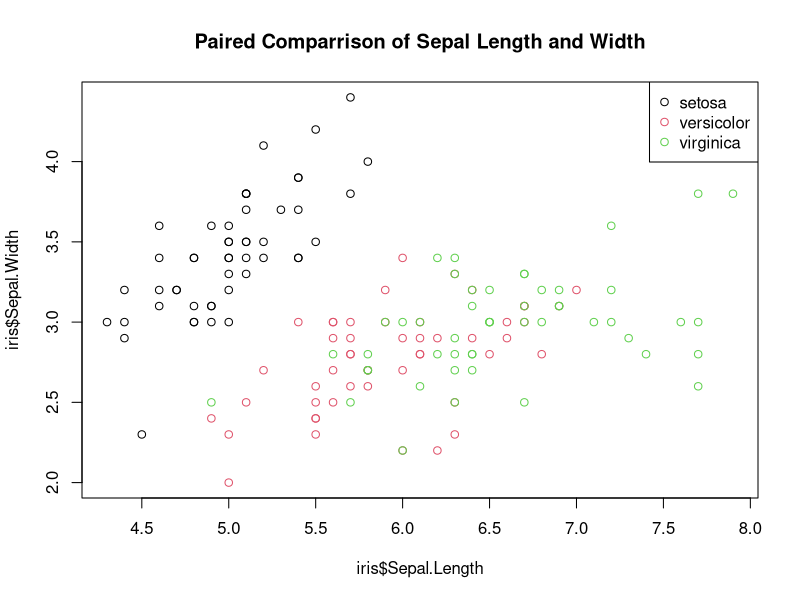
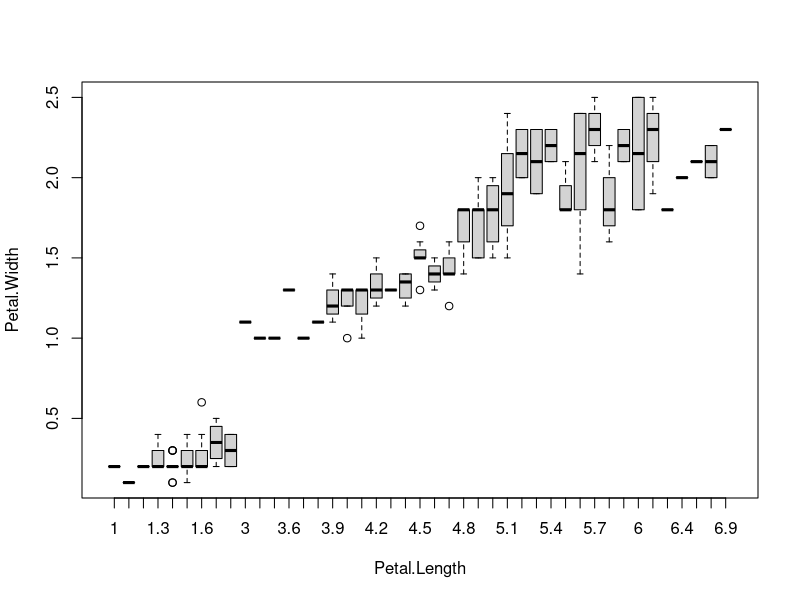
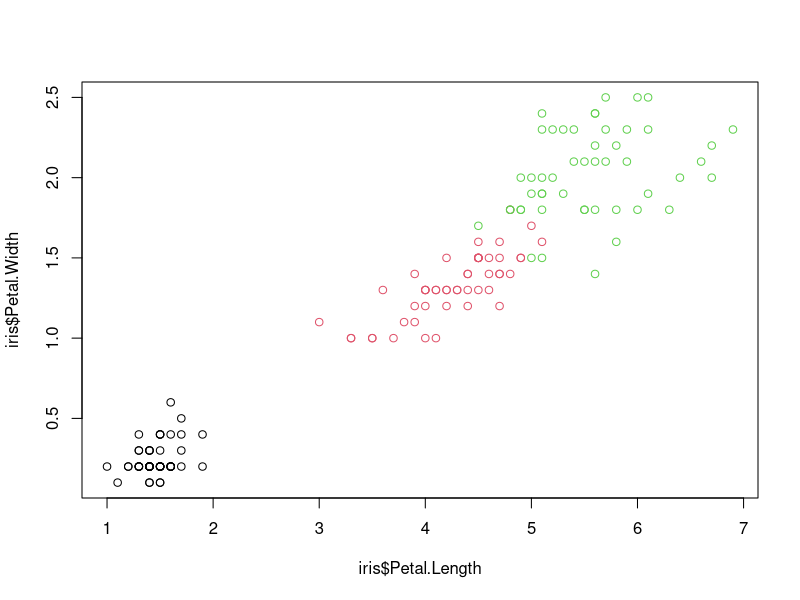

Source code (R) for these figures, in order:
# Publication Quality Base R Graphics
# Test data set 
browseURL("https://www.r-bloggers.com/styling-base-r-graphics/") # guide 

# A: Standard base R Scatter Plot 

?iris # 3 species of iris: Setosa, Versicolor, Virginica 
plot(iris$Sepal.Length, iris$Sepal.Width, col = 
       iris$Species)
legend("topright", legend = levels(iris$Species), col = 1:3, pch = 21)
title("Paired Comparrison of Sepal Length and Width")



# How do I know which species is which based on the color? 
# Lol, nice attempt but the next line of code will give me this info
?boxplot()
boxplot(Petal.Width ~ Petal.Length, data = iris)

mean(iris$Petal.Length, col=iris$Species)


# My scatter plot with petal lenght and width 
plot(iris$Petal.Length, iris$Petal.Width, col = 
       iris$Species)


# Problem: there may be some points in the scatter plot sitting on top of each other 
# Fixing the problem - jiggle points (move them around) using jitter() function 
iris$Sepal.Length = jitter(iris$Sepal.Length)
iris$Sepal.Width = jitter(iris$Sepal.Width)

# Select nicer colors with palette from "I want hue" website 
alpha = 150  # Transparent points
palette(c(rgb(200, 79, 178, alpha = alpha, maxColorValue = 255),
          rgb(105, 147, 45, alpha = alpha, maxColorValue = 255),
          rgb(85, 130, 169, alpha = alpha, maxColorValue = 255)))

# Using par() function, alter some plot characteristics 
par(mar = c(3, 3, 2, 1),  # Dist from plot to side of page
    mgp = c(2, 0.4, 0), # Dist plot to label
    las = 1, # Rotate y-axis text
    tck = -.01, # Reduce tick length 
    xaxs = "i", yaxs = "i") # Remove plot padding 
